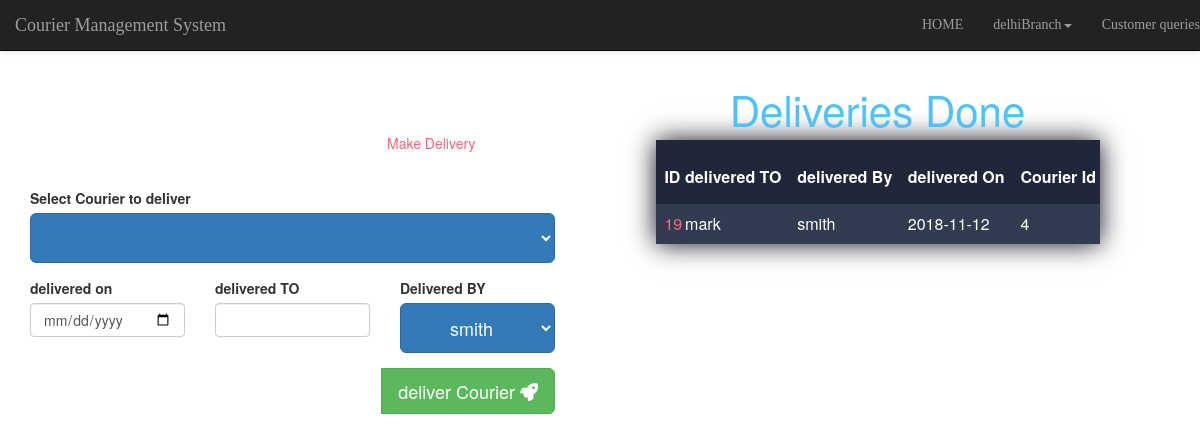
Screenshot of /CourierManagement/testProject/makeDelivery.php (signed in) with the database file from the repository.
### tables this page shows
CREATE TABLE `delivery` (
  `id` int(11) NOT NULL,
  `branch` varchar(15) NOT NULL,
  `deliveredTo` varchar(20) NOT NULL,
  `deliveredBy` varchar(50) NOT NULL,
  `datetime` varchar(11) NOT NULL,
  `courierId` int(11) NOT NULL
);

### CourierManagement/testProject/makeDelivery.php (the view, shortened to what this page needs)
<?php
include 'connect.php';
?>
<html>
    <head>
<link href="css/simpleGridTemplate.css" rel="stylesheet" type="text/css">
<link href="css/bootstrap.css" rel="stylesheet" type="text/css">
<link href="css/Animate.css" rel="stylesheet" type="text/css">
<link rel="stylesheet" href="https://use.fontawesome.com/releases/v5.3.1/css/all.css">
<link rel="stylesheet" href="css/bootstrap.min.css">
<link href="css/Animate.css" rel="stylesheet" type="text/css">
<link href="css/animate.min.css" rel="stylesheet" type="text/css">
    </head>
    <body>
        <?php
        include 'navBar1.php';
        ?>
       <div class="container-fluid" style="margin-top:5%;">
            <div class="row" style="width:100%;">
                <div class="col-md-6">
                    <div class="container-fluid" style="margin-top: 10%; width: 150%;">
        <div class="row justify-content-center">
            <h2>Make Delivery</h2>
            <div class="media-container-column col-lg-8" data-form-type="formoid">
                <form class="mbr-form" action="makeDelivery.php" method="post" data-form-title="Mobirise Form">
                      <div class="form-group" data-for="address">
                            <label class="form-control-label mbr-fonts-style display-7" for="message-form1-4t">Select Courier to deliver</label>
                            <select class="btn btn-primary btn-lg" style="width: 100%;" name="cId" id="cId">
</select>
                        </div>
                    <div class="row row-sm-offset">
                            <div class="col-md-4 multi-horizontal" >
                                <div class="form-group">
                                    <label class="form-control-label mbr-fonts-style display-7" >delivered on</label>
                                    <input type="date" class="form-control" name="dOn"  required="" id="name-form1-4t">
                                </div>
                            </div>
                            <div class="col-md-4 multi-horizontal" data-for="">
                                <div class="form-group">
                                    <label class="form-control-label mbr-fonts-style display-7" >delivered TO</label>
                                    <input class="form-control" name="dTo" data-form-field="Email" required="" id="email-form1-4t">
                                </div>
                            </div>
                            <div class="col-md-4 multi-horizontal" data-for="amount">
                                <div class="form-group">
                                    <label class="form-control-label mbr-fonts-style display-7" for="phone-form1-4t">Delivered BY</label>
                                   <select  id="dBy" class="btn btn-primary btn-lg" style="width: 100%;" name="dBy">
                                <?php
               $bid = $_SESSION["bid"];
                             $sql="select * from staff where branch ='$bid'";
                                 $appresult = $conn->query($sql);
                        if ($appresult->num_rows > 0) {
                             while($row = $appresult->fetch_assoc())
                        {
                                 ?>
                                <option value="<?php echo $row['name'];?>"><?php echo $row['name'];?></option>
                                  <?php
                        }}
                                ?>
</select>
                                </div>
                            </div>
                        </div>
                        <span class="input-group-btn">
                            <button href="" type="submit" class=" pull-right btn btn-success btn-form display-4 btn-lg">deliver Courier  <span class="fa fa-rocket"></span></button>
                        </span>
                    </form>
            </div>
        </div>
    </div>
                </div>
                    <div class="col-md-6">
<div class="" style="margin-top:5%; width: 100%;">
        <h1>Deliveries Done</h1>
<table class="container" >
	<thead>
		<tr>
			<th><h1>ID</h1></th>
			<th><h1>delivered TO</h1></th>
			<th><h1>delivered By</h1></th>
			<th><h1>delivered On</h1></th>
                        <th><h1>Courier Id</h1></th>
		</tr>
	</thead>
	<tbody>
               <?php
               $bid = $_SESSION["bid"];
                             $sql="select * from delivery where branch = '$bid'";
                                 $appresult = $conn->query($sql);
                        if ($appresult->num_rows > 0) {
                             while($row = $appresult->fetch_assoc())
                                 {
                                 $id = $row['id'];
                                $dto=$row['deliveredTo'];
                                $dby=$row['deliveredBy'];
                                $dt=$row['datetime'];
                                $cid = $row['courierId'];
                                ?>
                                <tr>
                                    <td><?php echo $id;?></td>
                                    <td><?php echo $dto;?></td>
                                    <td><?php echo $dby;?></td>
                                    <td><?php echo $dt;?></td>
                                    <td><?php echo $cid;?></td>
                                </tr>
                                <?php
                                 }}
                              ?>
	</tbody>
</table>
        </div>
                </div>
            </div></div>
    </body>
</html>

### CourierManagement/testProject/css/simpleGridTemplate.css (style rules this page uses)
h1 { font-size:3em; font-weight: 300; line-height:1em; text-align: center; color: #4DC3FA; }
h2 { font-size:1em; font-weight: 300; text-align: center; display: block; line-height:1em; padding-bottom: 2em; color: #FB667A; }
.container th h1 { font-weight: bold; font-size: 1em; text-align: left; color: #fff; }
.container td { color: #fff; font-weight: normal; font-size: 1em; -webkit-box-shadow: 0 2px 2px -2px #0E1119; -moz-box-shadow: 0 2px 2px -2px #0E1119; box-shadow: 0 2px 2px -2px #0E1119; }
.container { text-align: left; overflow: hidden; width: 80%; margin: 0 auto; display: table; padding: 0 0 8em 0; }
.container td, .container th { padding-bottom: 2%; padding-top: 2%; padding-left:2%; }
.container tr:nth-child(odd) { background-color: #323C50; }
.container th { background-color: #1F2739; }
.container td:first-child { color: #FB667A; }
* { margin: 0px; padding: 0px; box-sizing: border-box; }
h1,h2,h3,h4,h5,h6 { margin: 0px; }
input { outline: none; border: none; }
button { outline: none !important; border: none; background: transparent; }

### CourierManagement/testProject/makeDelivery.php (style rules this page uses)
h1 { font-size:3em; font-weight: 300; line-height:1em; text-align: center; color: #4DC3FA; }
h2 { font-size:1em; font-weight: 300; text-align: center; display: block; line-height:1em; padding-bottom: 2em; color: #FB667A; }
.container th h1 { font-weight: bold; font-size: 1em; text-align: left; color: #fff; }
.container td { color: #fff; font-weight: normal; font-size: 1em; -webkit-box-shadow: 0 2px 2px -2px #0E1119; -moz-box-shadow: 0 2px 2px -2px #0E1119; box-shadow: 0 2px 2px -2px #0E1119; }
.container { text-align: left; overflow: hidden; width: 80%; margin: 0 auto; display: table; padding: 0 0 8em 0; box-shadow: 0px 0px 25px #0E1119; }
.container td, .container th { padding-bottom: 2%; padding-top: 2%; padding-left:2%; }
.container tr:nth-child(odd) { background-color: #323C50; }
.container th { background-color: #1F2739; }
.container td:first-child { color: #FB667A; }

### rows the page displays
delivery: id "19", deliveredTo "mark", deliveredBy "smith", datetime "2018-11-12", courierId "4"

### other values shown
$myusername "delhiBranch"
form field dBy "smith"
